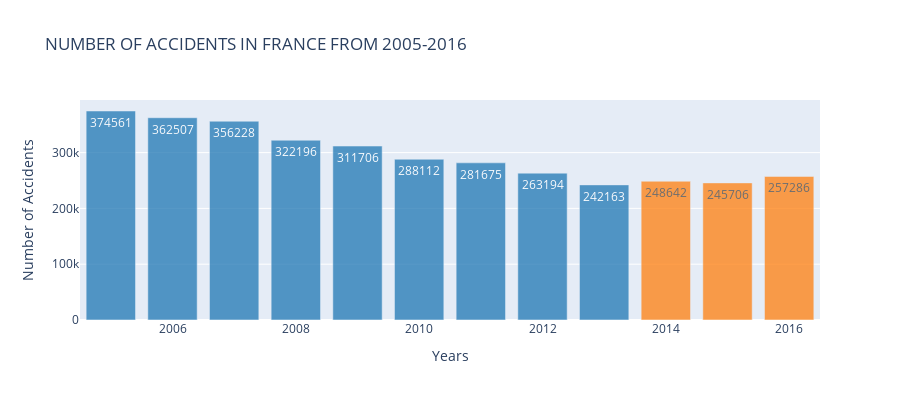

Notebook code for this chart:
### Markdown cell above
# Question 1a. Is the number of Accidents per year decreasing ? (from 2005 to 2016)

### Code cell
import matplotlib.pyplot as plt
import seaborn as sns
import chart_studio.plotly as py
import plotly.graph_objects as go

# function to aggregate and return keys and values
def create_stack_bar_data(col, df):
    aggregated = df[col].value_counts().sort_index()
    x_values = aggregated.index.tolist()
    y_values = aggregated.values.tolist()
    return x_values, y_values

x1, y1 = create_stack_bar_data('Year', accident)

for i in range(len(x1)):
    x1[i] += 2000

#x1 = x1[:-1]
#y1 = y1[:-1]
color1 = ['#1f77b4']*9
color2 = ['#ff7f0e']*3
color1.extend(color2)
trace1 = go.Bar(x=x1, y=y1, opacity=0.75, name="year count", marker = dict(color = color1),text=y1)
layout = dict(height=400, title='NUMBER OF ACCIDENTS IN FRANCE FROM 2005-2016', legend=dict(orientation="h"), 
              xaxis = dict(title = 'Years'), yaxis = dict(title = 'Number of Accidents'))
fig = go.Figure(data=[trace1], layout=layout);
iplot(fig)
plt.savefig("No_of_accidents_per_year.png", dpi=100)

### Figure 1 — Plotly figure (JSON) as saved in the notebook; plotly's stock layout.template omitted (floating-point values rounded to 4 significant figures)
{"data": [{"marker": {"color": ["#1f77b4", "#1f77b4", "#1f77b4", "#1f77b4", "#1f77b4", "#1f77b4", "#1f77b4", "#1f77b4", "#1f77b4", "#ff7f0e", "#ff7f0e", "#ff7f0e"]}, "name": "year count", "opacity": 0.75, "text": ["374561", "362507", "356228", "322196", "311706", "288112", "281675", "263194", "242163", "248642", "245706", "257286"], "type": "bar", "x": [2005, 2006, 2007, 2008, 2009, 2010, 2011, 2012, 2013, 2014, 2015, 2016], "y": [374561, 362507, 356228, 322196, 311706, 288112, 281675, 263194, 242163, 248642, 245706, 257286]}], "layout": {"height": 400, "legend": {"orientation": "h"}, "title": {"text": "NUMBER OF ACCIDENTS IN FRANCE FROM 2005-2016"}, "xaxis": {"title": {"text": "Years"}}, "yaxis": {"title": {"text": "Number of Accidents"}}}}
